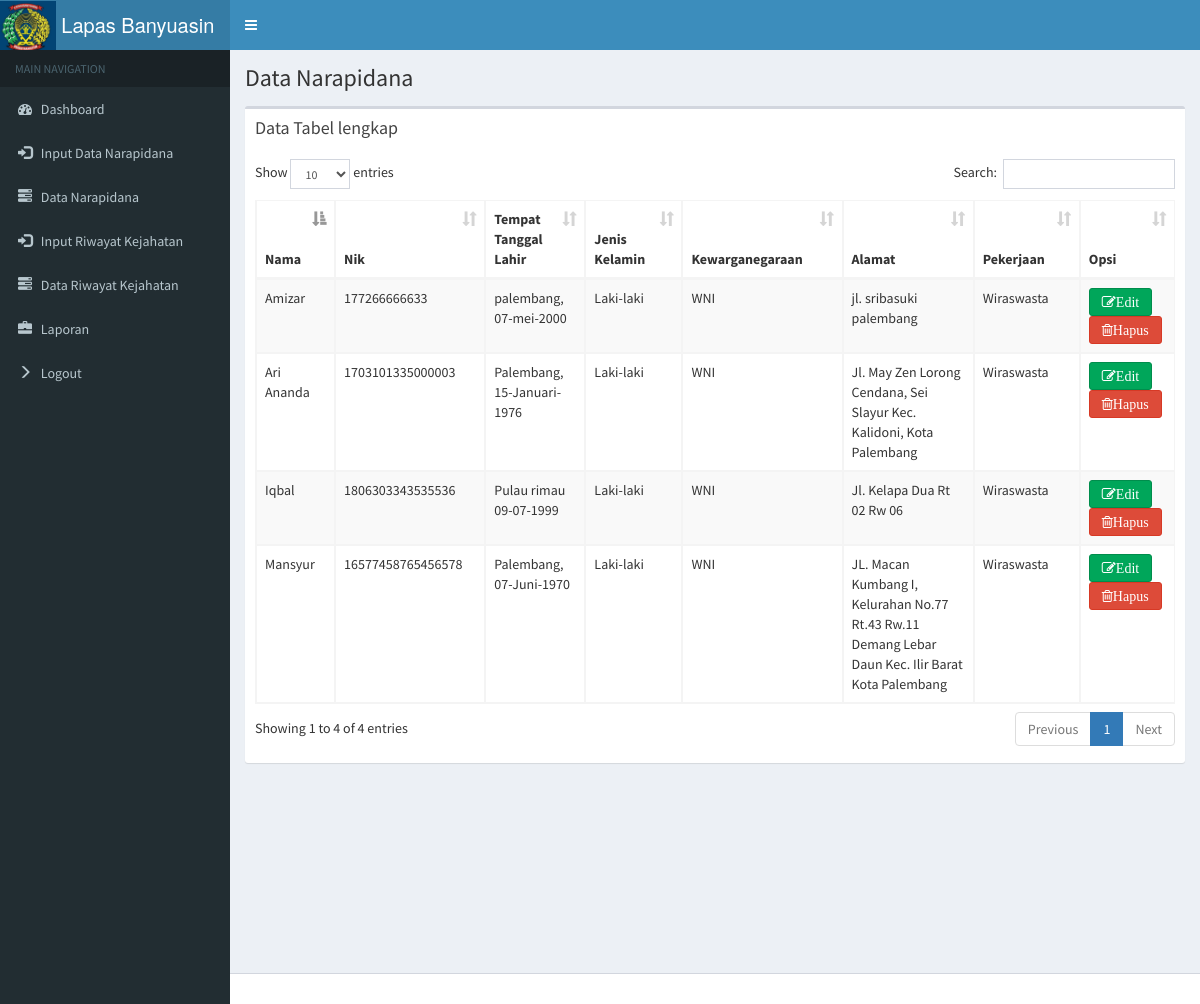
Screenshot of /data_napi.php (signed in) with the database file from the repository.
### tables this page shows
CREATE TABLE `napi` (
  `id` int(11) NOT NULL,
  `nama` varchar(222) NOT NULL,
  `nik` varchar(222) NOT NULL,
  `tmpt_tgl` varchar(222) NOT NULL,
  `jkl` varchar(222) NOT NULL,
  `kwg` varchar(225) NOT NULL,
  `alamat` text NOT NULL,
  `pekerjaan` varchar(222) NOT NULL
);

### data_napi.php (the view, shortened to what this page needs)
<!DOCTYPE html>
<html>
<head>
  <link rel="stylesheet" href="bootstrap/css/bootstrap.min.css">
  <link rel="stylesheet" href="https://cdnjs.cloudflare.com/ajax/libs/font-awesome/4.5.0/css/font-awesome.min.css">
  <link rel="stylesheet" href="https://cdnjs.cloudflare.com/ajax/libs/ionicons/2.0.1/css/ionicons.min.css">
  <link rel="stylesheet" href="plugins/datatables/dataTables.bootstrap.css">
  <link rel="stylesheet" href="dist/css/AdminLTE.min.css">
  <link rel="stylesheet" href="dist/css/skins/_all-skins.min.css">
</head>
<body class="hold-transition skin-blue sidebar-mini">
<div class="wrapper">
  <header class="main-header">
    <a href="index.php" class="logo">
      <span class="icon-bar"><img src="a.jpg" width="60px" style="margin-left: -20px;"> Lapas Banyuasin</span>
    </a>
    <nav class="navbar navbar-static-top">
      <a href="#" class="sidebar-toggle" data-toggle="offcanvas" role="button">
      </a>
    </nav>
  </header>
  <aside class="main-sidebar">
    <section class="sidebar">
      <ul class="sidebar-menu">
        <li class="header">MAIN NAVIGATION</li>
        <li class="treeview">
          <a href="index.php">
            <i class="fa fa-dashboard"></i> <span>Dashboard</span>
          </a>
        </li>
        <li class="treeview">
          <a href="input_napi.php">
            <i class="glyphicon glyphicon-log-in"></i> <span>Input Data Narapidana</span>
          </a>
        </li>
        <li class="treeview">
          <a href="data_napi.php">
            <i class="glyphicon glyphicon-tasks"></i> <span>Data Narapidana</span>
          </a>
        </li>
        <li class="treeview">
          <a href="input_kejahatan.php">
            <i class="glyphicon glyphicon-log-in"></i> <span>Input Riwayat Kejahatan</span>
          </a>
        </li>
        <li class="treeview">
          <a href="data_kejahatan.php">
            <i class="glyphicon glyphicon-tasks"></i> <span>Data Riwayat Kejahatan</span>
          </a>
        </li>
        <li class="treeview">
          <a href="cetak.php" target="_blank">
            <i class="glyphicon glyphicon-briefcase"></i> <span>Laporan</span>
          </a>
        </li>
        <li class="treeview">
          <a href="logout.php">
            <i class="glyphicon glyphicon-menu-right"></i> <span>Logout</span>
          </a>
        </li>
      </ul>
    </section>
  </aside>
  <div class="content-wrapper">
    <section class="content-header">
      <h1>
        Data Narapidana
      </h1>
    </section>
    <section class="content">
      <div class="row">
        <div class="col-xs-12">
          <div class="box">
            <div class="box-header">
              <h3 class="box-title">Data Tabel lengkap</h3>
            </div>
            <div class="box-body">
              <table id="example1" class="table table-bordered table-striped">
                 <thead>
                <tr>
                  <th>Nama</th>
                  <th>Nik</th>
                  <th>Tempat Tanggal Lahir</th>
                  <th>Jenis Kelamin</th>
                  <th>Kewarganegaraan</th>
                  <th>Alamat</th>
                  <th>Pekerjaan</th>
                  <th>Opsi</th>
                </tr>
                </thead>
                <tbody>
                  <?php
                      include 'koneksi.php';
                    $barang = mysqli_query($koneksi,"SELECT * FROM napi");
                    while($b = mysqli_fetch_array($barang)){
                      ?>
                      <tr>
                        <td><?php echo $b['nama']; ?></td>
                        <td><?php echo $b['nik']; ?></td>
                        <td><?php echo $b['tmpt_tgl']; ?></td>
                        <td><?php echo $b['jkl']; ?></td>
                        <td><?php echo $b['kwg']; ?></td>
                        <td><?php echo $b['alamat']; ?></td>
                        <td><?php echo $b['pekerjaan']; ?></td>
                        <td>
                          <a href="edit_napi.php?id=<?php echo $b['id']; ?>" type="button" class="btn btn-success btn-btn-app fa fa-edit" >Edit</a>
                          <a  href="delete_napi.php?id=<?php echo $b['id']; ?>" type="button" class="btn btn-danger btn-btn-app fa fa-trash-o">Hapus</a>
                        </td>
                      </tr>
                      <?php
                    }
                    ?>
                </tbody>
              </table>
            </div>
          </div>
        </div>
      </div>
    </section>
  </div>
  <footer class="main-footer">
  </footer>
</div>
</body>
</html>

### rows the page displays
napi: nama "Mansyur", nik "16577458765456578", tmpt_tgl "Palembang, 07-Juni-1970", jkl "Laki-laki", kwg "WNI", alamat "JL. Macan Kumbang I, Kelurahan No.77 Rt.43 Rw.11 Demang Lebar Daun Kec. Ilir Barat Kota Palembang", pekerjaan "Wiraswasta"
napi: nama "Ari Ananda", nik "1703101335000003", tmpt_tgl "Palembang, 15-Januari-1976", jkl "Laki-laki", kwg "WNI", alamat "Jl. May Zen Lorong Cendana, Sei Slayur Kec. Kalidoni, Kota Palembang", pekerjaan "Wiraswasta"
napi: nama "Iqbal", nik "1806303343535536", tmpt_tgl "Pulau rimau 09-07-1999", jkl "Laki-laki", kwg "WNI", alamat "Jl. Kelapa Dua Rt 02 Rw 06", pekerjaan "Wiraswasta"
napi: nama "Amizar", nik "177266666633", tmpt_tgl "palembang, 07-mei-2000", jkl "Laki-laki", kwg "WNI", alamat "jl. sribasuki palembang", pekerjaan "Wiraswasta"
